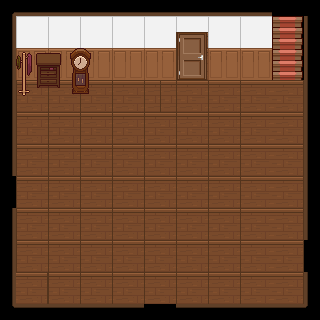

Rendered tile map (Tiled .tmx) drawn with the repository's tilesets; below, a short description and the full map source, tile grids included:
An orthogonal 20x20 tile map with 16x16 px tiles, 4 tile layers (Floor, Wall, Door_image, Decor), 3 tilesets and 7 objects.

<map version="1.10" tiledversion="1.12.0" orientation="orthogonal" renderorder="right-down" width="20" height="20" tilewidth="16" tileheight="16" infinite="0" nextlayerid="8" nextobjectid="17">
 <tileset firstgid="1" source="map_Livingroom/pixelinterior_LRK_v1.1/floorswalls_LRK.tsx" />
 <tileset firstgid="225" source="map_Livingroom/pixelinterior_LRK_v1.1/doorswindowsstairs_LRK.tsx" />
 <tileset firstgid="961" source="map_Livingroom/TopDownHouse_FurnitureState2.tsx" />
 <layer id="1" name="Floor" width="20" height="20">
  <data encoding="csv">
0,0,0,0,0,0,0,0,0,0,0,0,0,0,0,0,0,0,0,0,
0,0,0,0,0,0,0,0,0,0,0,0,0,0,0,0,0,288,289,0,
0,0,0,0,0,0,0,0,0,0,0,80,81,0,0,0,0,334,335,0,
0,0,0,0,0,0,0,0,0,0,0,80,81,0,0,0,0,380,381,0,
0,0,0,0,0,0,0,0,0,0,0,94,95,0,0,0,0,426,427,0,
0,80,81,80,81,80,81,80,81,80,80,80,81,80,81,80,81,82,83,0,
0,94,95,94,95,94,95,94,95,94,94,94,95,94,95,94,95,96,97,0,
0,80,81,80,81,80,81,80,81,80,81,80,81,80,81,80,81,82,83,0,
0,94,95,94,95,94,95,94,95,94,95,94,95,94,95,94,95,96,97,0,
0,80,81,80,81,80,81,80,81,80,81,80,81,80,81,80,81,82,83,0,
0,94,95,94,95,94,95,94,95,94,95,94,95,94,95,94,95,96,97,0,
0,80,81,80,81,80,81,80,81,80,81,80,81,80,81,80,81,82,83,0,
0,94,95,94,95,94,95,94,95,94,95,94,95,94,95,94,95,96,97,0,
0,80,81,80,81,80,81,80,81,80,81,80,81,80,81,80,81,82,83,0,
0,94,95,94,95,94,95,94,95,94,95,94,95,94,95,94,95,96,97,0,
0,80,81,80,81,80,81,80,81,80,81,80,81,80,81,80,81,82,83,0,
0,94,95,94,95,94,95,94,95,94,95,94,95,94,95,94,95,96,97,0,
0,82,83,80,81,80,81,80,81,80,81,80,81,80,81,80,81,82,83,0,
0,96,97,94,95,94,95,94,95,94,95,94,95,94,95,94,95,96,97,0,
0,0,0,0,0,0,0,0,0,0,0,0,0,0,0,0,0,0,0,0
</data>
 </layer>
 <layer id="2" name="Wall" width="20" height="20">
  <data encoding="csv">
3221225598,3221225595,3221225594,3221225595,3221225594,3221225595,3221225594,3221225595,3221225594,3221225595,3221225594,3221225595,3221225594,3221225595,3221225594,3221225595,3221225594,0,0,0,
2684354682,24,25,24,25,24,25,24,25,24,25,24,25,24,25,24,25,0,0,1610612859,
2684354683,38,39,38,39,38,39,38,39,38,39,0,0,38,39,38,39,0,0,1610612858,
2684354682,52,53,52,53,52,53,52,53,52,53,0,0,52,53,52,53,0,0,1610612859,
2684354683,66,67,66,67,66,67,66,67,66,67,0,0,66,67,66,67,0,0,1610612858,
2684354682,0,0,0,0,0,0,0,0,0,0,0,0,0,0,0,0,0,0,1610612859,
2684354683,0,0,0,0,0,0,0,0,0,0,0,0,0,0,0,0,0,0,1610612858,
2684354682,0,0,0,0,0,0,0,0,0,0,0,0,0,0,0,0,0,0,1610612859,
2684354683,0,0,0,0,0,0,0,0,0,0,0,0,0,0,0,0,0,0,1610612858,
2684354682,0,0,0,0,0,0,0,0,0,0,0,0,0,0,0,0,0,0,1610612859,
2684354683,0,0,0,0,0,0,0,0,0,0,0,0,0,0,0,0,0,0,1610612858,
0,0,0,0,0,0,0,0,0,0,0,0,0,0,0,0,0,0,0,1610612859,
0,0,0,0,0,0,0,0,0,0,0,0,0,0,0,0,0,0,0,1610612858,
2684354682,0,0,0,0,0,0,0,0,0,0,0,0,0,0,0,0,0,0,1610612859,
2684354683,0,0,0,0,0,0,0,0,0,0,0,0,0,0,0,0,0,0,1610612858,
2684354682,0,0,0,0,0,0,0,0,0,0,0,0,0,0,0,0,0,0,0,
2684354683,0,0,0,0,0,0,0,0,0,0,0,0,0,0,0,0,0,0,0,
2684354682,0,0,0,0,0,0,0,0,0,0,0,0,0,0,0,0,0,0,1610612859,
2684354683,0,0,0,0,0,0,0,0,0,0,0,0,0,0,0,0,0,0,1610612858,
2684354686,122,123,122,123,122,123,122,123,0,0,122,123,122,123,122,123,122,123,126
</data>
 </layer>
 <layer id="4" name="Door_image" width="20" height="20">
  <data encoding="csv">
0,0,0,0,0,0,0,0,0,0,0,0,0,0,0,0,0,0,0,0,
0,0,0,0,0,0,0,0,0,0,0,0,0,0,0,0,0,0,0,0,
0,0,0,0,0,0,0,0,0,0,0,278,279,0,0,0,0,0,0,0,
0,0,0,0,0,0,0,0,0,0,0,324,325,0,0,0,0,0,0,0,
0,0,0,0,0,0,0,0,0,0,0,370,371,0,0,0,0,0,0,0,
0,0,0,0,0,0,0,0,0,0,0,0,0,0,0,0,0,0,0,0,
0,0,0,0,0,0,0,0,0,0,0,0,0,0,0,0,0,0,0,0,
0,0,0,0,0,0,0,0,0,0,0,0,0,0,0,0,0,0,0,0,
0,0,0,0,0,0,0,0,0,0,0,0,0,0,0,0,0,0,0,0,
0,0,0,0,0,0,0,0,0,0,0,0,0,0,0,0,0,0,0,0,
0,0,0,0,0,0,0,0,0,0,0,0,0,0,0,0,0,0,0,0,
0,0,0,0,0,0,0,0,0,0,0,0,0,0,0,0,0,0,0,0,
0,0,0,0,0,0,0,0,0,0,0,0,0,0,0,0,0,0,0,0,
0,0,0,0,0,0,0,0,0,0,0,0,0,0,0,0,0,0,0,0,
0,0,0,0,0,0,0,0,0,0,0,0,0,0,0,0,0,0,0,0,
0,0,0,0,0,0,0,0,0,0,0,0,0,0,0,0,0,0,0,0,
0,0,0,0,0,0,0,0,0,0,0,0,0,0,0,0,0,0,0,0,
0,0,0,0,0,0,0,0,0,0,0,0,0,0,0,0,0,0,0,0,
0,0,0,0,0,0,0,0,0,0,0,0,0,0,0,0,0,0,0,0,
0,0,0,0,0,0,0,0,0,0,0,0,0,0,0,0,0,0,0,0
</data>
 </layer>
 <layer id="3" name="Decor" width="20" height="20">
  <data encoding="csv">
0,0,0,0,0,0,0,0,0,0,0,0,0,0,0,0,0,0,0,0,
0,0,0,0,0,0,0,0,0,0,0,0,0,0,0,0,0,0,0,0,
0,0,0,0,0,0,0,0,0,0,0,0,0,0,0,0,0,0,0,0,
0,1055,1052,1053,1056,1057,0,0,0,0,0,0,0,0,0,0,0,0,0,0,
0,1068,1065,1066,1069,1070,0,0,0,0,0,0,0,0,0,0,0,0,0,0,
0,1081,1078,1079,1082,1083,0,0,0,0,0,0,0,0,0,0,0,0,0,0,
0,0,0,0,0,0,0,0,0,0,0,0,0,0,0,0,0,0,0,0,
0,0,0,0,0,0,0,0,0,0,0,0,0,0,0,0,0,0,0,0,
0,0,0,0,0,0,0,0,0,0,0,0,0,0,0,0,0,0,0,0,
0,0,0,0,0,0,0,0,0,0,0,0,0,0,0,0,0,0,0,0,
0,0,0,0,0,0,0,0,0,0,0,0,0,0,0,0,0,0,0,0,
0,0,0,0,0,0,0,0,0,0,0,0,0,0,0,0,0,0,0,0,
0,0,0,0,0,0,0,0,0,0,0,0,0,0,0,0,0,0,0,0,
0,0,0,0,0,0,0,0,0,0,0,0,0,0,0,0,0,0,0,0,
0,0,0,0,0,0,0,0,0,0,0,0,0,0,0,0,0,0,0,0,
0,0,0,0,0,0,0,0,0,0,0,0,0,0,0,0,0,0,0,0,
0,0,0,0,0,0,0,0,0,0,0,0,0,0,0,0,0,0,0,0,
0,0,0,0,0,0,0,0,0,0,0,0,0,0,0,0,0,0,0,0,
0,0,0,0,0,0,0,0,0,0,0,0,0,0,0,0,0,0,0,0,
0,0,0,0,0,0,0,0,0,0,0,0,0,0,0,0,0,0,0,0
</data>
 </layer>
 <objectgroup id="6" name="Door">
  <object id="3" x="176.5" y="63.75" width="31" height="18">
   <properties>
    <property name="spawnX" type="float" value="20" />
    <property name="spawnY" type="float" value="30" />
    <property name="targetMap" value="readingBook.tmx" />
   </properties>
  </object>
  <object id="5" x="272" y="0" width="31.8182" height="16.0909">
   <properties>
    <property name="spawnX" type="float" value="50" />
    <property name="spawnY" type="float" value="50" />
    <property name="targetMap" value="map.tmx" />
   </properties>
  </object>
  <object id="6" x="303.938" y="239.938" width="15.8125" height="32">
   <properties>
    <property name="spawnX" type="float" value="0" />
    <property name="spawnY" type="float" value="0" />
    <property name="targetMap" value="bedroom1.tmx" />
   </properties>
  </object>
  <object id="8" x="144.125" y="304.063" width="32.1875" height="15.9375">
   <properties>
    <property name="spawnX" type="float" value="10" />
    <property name="spawnY" type="float" value="10" />
    <property name="targetMap" value="kitchen.tmx" />
   </properties>
  </object>
  <object id="9" x="118.75" y="321.125" height="0.0625" />
  <object id="10" x="153.625" y="308.938" width="0.0625" />
  <object id="13" x="-0.181818" y="175.818" width="16.0909" height="32.0909">
   <properties>
    <property name="spawnX" type="float" value="20" />
    <property name="spawnY" type="float" value="20" />
    <property name="targetMap" value="garden_map.tmx" />
   </properties>
  </object>
 </objectgroup>
</map>
